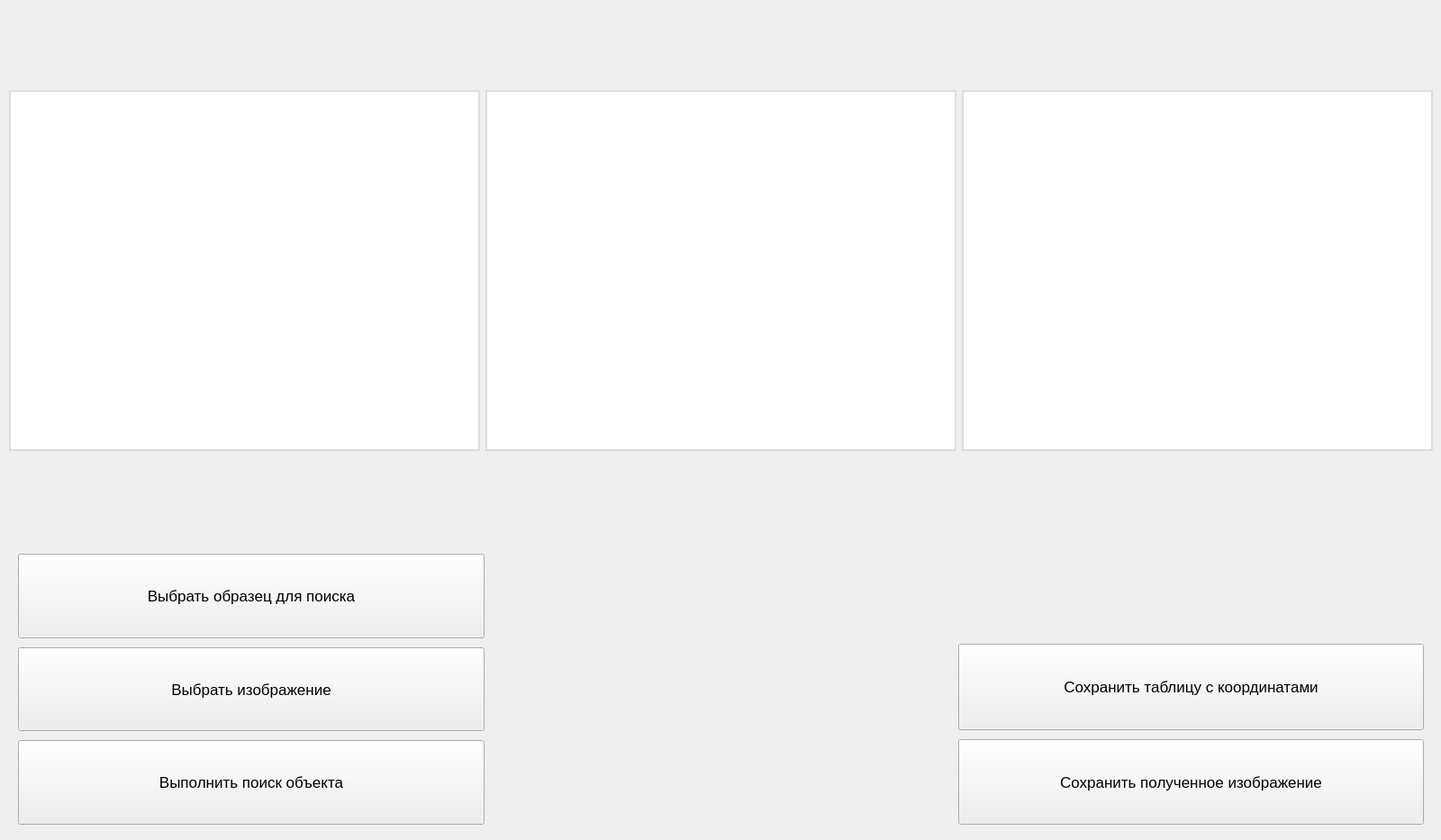
<?xml version="1.0" encoding="UTF-8"?>
<ui version="4.0">
 <class>MainWindow</class>
 <widget class="QMainWindow" name="MainWindow">
  <property name="geometry">
   <rect>
    <x>0</x>
    <y>0</y>
    <width>1600</width>
    <height>933</height>
   </rect>
  </property>
  <property name="windowTitle">
   <string>MainWindow</string>
  </property>
  <property name="styleSheet">
   <string notr="true">QLabel {
    background-color: white;
    border: 2px solid #ddd;
    padding: 10px;
}</string>
  </property>
  <widget class="QWidget" name="centralwidget">
   <widget class="QWidget" name="horizontalLayoutWidget">
    <property name="geometry">
     <rect>
      <x>0</x>
      <y>0</y>
      <width>1601</width>
      <height>601</height>
     </rect>
    </property>
    <layout class="QHBoxLayout" name="imagesLayout">
     <property name="leftMargin">
      <number>10</number>
     </property>
     <property name="topMargin">
      <number>100</number>
     </property>
     <property name="rightMargin">
      <number>10</number>
     </property>
     <property name="bottomMargin">
      <number>100</number>
     </property>
     <item>
      <widget class="QLabel" name="exampleImageLabel">
       <property name="sizePolicy">
        <sizepolicy hsizetype="Expanding" vsizetype="Expanding">
         <horstretch>0</horstretch>
         <verstretch>0</verstretch>
        </sizepolicy>
       </property>
       <property name="text">
        <string/>
       </property>
      </widget>
     </item>
     <item>
      <widget class="QLabel" name="searchImageLabel">
       <property name="sizePolicy">
        <sizepolicy hsizetype="Expanding" vsizetype="Preferred">
         <horstretch>0</horstretch>
         <verstretch>0</verstretch>
        </sizepolicy>
       </property>
       <property name="text">
        <string/>
       </property>
       <property name="textFormat">
        <enum>Qt::TextFormat::PlainText</enum>
       </property>
       <property name="scaledContents">
        <bool>true</bool>
       </property>
       <property name="alignment">
        <set>Qt::AlignmentFlag::AlignLeading|Qt::AlignmentFlag::AlignLeft|Qt::AlignmentFlag::AlignVCenter</set>
       </property>
      </widget>
     </item>
     <item>
      <widget class="QLabel" name="resultImageLabel">
       <property name="sizePolicy">
        <sizepolicy hsizetype="Expanding" vsizetype="Preferred">
         <horstretch>0</horstretch>
         <verstretch>0</verstretch>
        </sizepolicy>
       </property>
       <property name="text">
        <string/>
       </property>
       <property name="textFormat">
        <enum>Qt::TextFormat::PlainText</enum>
       </property>
      </widget>
     </item>
    </layout>
   </widget>
   <widget class="QWidget" name="horizontalLayoutWidget_2">
    <property name="geometry">
     <rect>
      <x>10</x>
      <y>605</y>
      <width>1581</width>
      <height>321</height>
     </rect>
    </property>
    <layout class="QHBoxLayout" name="buttonsLayout">
     <property name="leftMargin">
      <number>0</number>
     </property>
     <property name="rightMargin">
      <number>0</number>
     </property>
     <item>
      <layout class="QVBoxLayout" name="mainButtonsLayout" stretch="0,0,0">
       <property name="spacing">
        <number>10</number>
       </property>
       <property name="sizeConstraint">
        <enum>QLayout::SizeConstraint::SetDefaultConstraint</enum>
       </property>
       <property name="leftMargin">
        <number>10</number>
       </property>
       <property name="topMargin">
        <number>10</number>
       </property>
       <property name="rightMargin">
        <number>10</number>
       </property>
       <property name="bottomMargin">
        <number>10</number>
       </property>
       <item>
        <widget class="QPushButton" name="selectExampleImageButton">
         <property name="enabled">
          <bool>true</bool>
         </property>
         <property name="sizePolicy">
          <sizepolicy hsizetype="Expanding" vsizetype="Expanding">
           <horstretch>0</horstretch>
           <verstretch>0</verstretch>
          </sizepolicy>
         </property>
         <property name="font">
          <font>
           <pointsize>13</pointsize>
          </font>
         </property>
         <property name="text">
          <string>Выбрать образец для поиска</string>
         </property>
        </widget>
       </item>
       <item>
        <widget class="QPushButton" name="selectSearchImageButton">
         <property name="sizePolicy">
          <sizepolicy hsizetype="Expanding" vsizetype="Expanding">
           <horstretch>0</horstretch>
           <verstretch>0</verstretch>
          </sizepolicy>
         </property>
         <property name="font">
          <font>
           <pointsize>13</pointsize>
          </font>
         </property>
         <property name="text">
          <string>Выбрать изображение</string>
         </property>
        </widget>
       </item>
       <item>
        <widget class="QPushButton" name="runButton">
         <property name="sizePolicy">
          <sizepolicy hsizetype="Expanding" vsizetype="Expanding">
           <horstretch>0</horstretch>
           <verstretch>0</verstretch>
          </sizepolicy>
         </property>
         <property name="sizeIncrement">
          <size>
           <width>0</width>
           <height>0</height>
          </size>
         </property>
         <property name="font">
          <font>
           <pointsize>13</pointsize>
          </font>
         </property>
         <property name="text">
          <string>Выполнить поиск объекта</string>
         </property>
        </widget>
       </item>
      </layout>
     </item>
     <item>
      <spacer name="verticalSpacer">
       <property name="orientation">
        <enum>Qt::Orientation::Vertical</enum>
       </property>
       <property name="sizeHint" stdset="0">
        <size>
         <width>500</width>
         <height>40</height>
        </size>
       </property>
      </spacer>
     </item>
     <item>
      <layout class="QVBoxLayout" name="verticalLayout">
       <property name="spacing">
        <number>10</number>
       </property>
       <property name="leftMargin">
        <number>10</number>
       </property>
       <property name="topMargin">
        <number>10</number>
       </property>
       <property name="rightMargin">
        <number>10</number>
       </property>
       <property name="bottomMargin">
        <number>10</number>
       </property>
       <item>
        <spacer name="horizontalSpacer">
         <property name="orientation">
          <enum>Qt::Orientation::Horizontal</enum>
         </property>
         <property name="sizeType">
          <enum>QSizePolicy::Policy::Expanding</enum>
         </property>
         <property name="sizeHint" stdset="0">
          <size>
           <width>40</width>
           <height>100</height>
          </size>
         </property>
        </spacer>
       </item>
       <item>
        <widget class="QPushButton" name="saveResultTableButton">
         <property name="sizePolicy">
          <sizepolicy hsizetype="Expanding" vsizetype="Expanding">
           <horstretch>0</horstretch>
           <verstretch>0</verstretch>
          </sizepolicy>
         </property>
         <property name="font">
          <font>
           <pointsize>13</pointsize>
           <bold>false</bold>
           <kerning>true</kerning>
           <hintingpreference>PreferDefaultHinting</hintingpreference>
          </font>
         </property>
         <property name="text">
          <string>Сохранить таблицу с координатами</string>
         </property>
         <property name="default">
          <bool>false</bool>
         </property>
         <property name="flat">
          <bool>false</bool>
         </property>
        </widget>
       </item>
       <item>
        <widget class="QPushButton" name="saveResultImageButton">
         <property name="sizePolicy">
          <sizepolicy hsizetype="Minimum" vsizetype="Expanding">
           <horstretch>0</horstretch>
           <verstretch>0</verstretch>
          </sizepolicy>
         </property>
         <property name="font">
          <font>
           <pointsize>13</pointsize>
          </font>
         </property>
         <property name="text">
          <string>Сохранить полученное изображение</string>
         </property>
        </widget>
       </item>
      </layout>
     </item>
    </layout>
   </widget>
  </widget>
 </widget>
 <resources/>
 <connections/>
</ui>
